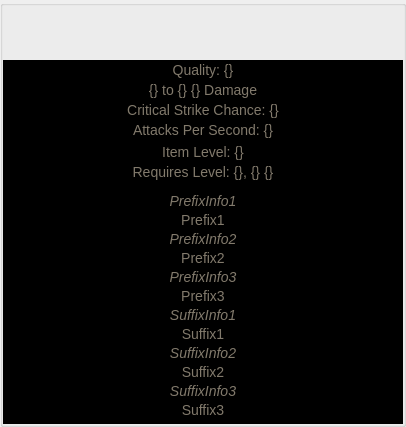
           <widget class="QGroupBox" name="item_description">
            <property name="sizePolicy">
             <sizepolicy hsizetype="Fixed" vsizetype="Fixed">
              <horstretch>0</horstretch>
              <verstretch>0</verstretch>
             </sizepolicy>
            </property>
            <property name="minimumSize">
             <size>
              <width>400</width>
              <height>418</height>
             </size>
            </property>
            <property name="maximumSize">
             <size>
              <width>537</width>
              <height>418</height>
             </size>
            </property>
            <property name="baseSize">
             <size>
              <width>537</width>
              <height>319</height>
             </size>
            </property>
            <property name="tabletTracking">
             <bool>false</bool>
            </property>
            <property name="contextMenuPolicy">
             <enum>Qt::NoContextMenu</enum>
            </property>
            <property name="layoutDirection">
             <enum>Qt::LeftToRight</enum>
            </property>
            <property name="styleSheet">
             <string notr="true"/>
            </property>
            <property name="alignment">
             <set>Qt::AlignLeading|Qt::AlignLeft|Qt::AlignTop</set>
            </property>
            <layout class="QGridLayout" name="gridLayout_2">
             <property name="sizeConstraint">
              <enum>QLayout::SetFixedSize</enum>
             </property>
             <property name="leftMargin">
              <number>0</number>
             </property>
             <property name="topMargin">
              <number>0</number>
             </property>
             <property name="rightMargin">
              <number>0</number>
             </property>
             <property name="bottomMargin">
              <number>0</number>
             </property>
             <property name="horizontalSpacing">
              <number>5</number>
             </property>
             <property name="verticalSpacing">
              <number>0</number>
             </property>
             <item row="0" column="0">
              <widget class="QWidget" name="item_description_layout" native="true">
               <property name="sizePolicy">
                <sizepolicy hsizetype="Fixed" vsizetype="Fixed">
                 <horstretch>0</horstretch>
                 <verstretch>0</verstretch>
                </sizepolicy>
               </property>
               <property name="minimumSize">
                <size>
                 <width>400</width>
                 <height>318</height>
                </size>
               </property>
               <property name="maximumSize">
                <size>
                 <width>400</width>
                 <height>418</height>
                </size>
               </property>
               <property name="mouseTracking">
                <bool>false</bool>
               </property>
               <property name="styleSheet">
                <string notr="true">Border: 1px black;</string>
               </property>
               <layout class="QVBoxLayout" name="verticalLayout_4">
                <property name="spacing">
                 <number>0</number>
                </property>
                <property name="leftMargin">
                 <number>0</number>
                </property>
                <property name="topMargin">
                 <number>0</number>
                </property>
                <property name="rightMargin">
                 <number>0</number>
                </property>
                <property name="bottomMargin">
                 <number>0</number>
                </property>
                <item>
                 <widget class="QFrame" name="item_header">
                  <property name="sizePolicy">
                   <sizepolicy hsizetype="Fixed" vsizetype="Fixed">
                    <horstretch>0</horstretch>
                    <verstretch>0</verstretch>
                   </sizepolicy>
                  </property>
                  <property name="minimumSize">
                   <size>
                    <width>400</width>
                    <height>54</height>
                   </size>
                  </property>
                  <property name="maximumSize">
                   <size>
                    <width>400</width>
                    <height>54</height>
                   </size>
                  </property>
                  <property name="baseSize">
                   <size>
                    <width>400</width>
                    <height>54</height>
                   </size>
                  </property>
                  <property name="contextMenuPolicy">
                   <enum>Qt::NoContextMenu</enum>
                  </property>
                  <layout class="QHBoxLayout" name="horizontalLayout">
                   <property name="spacing">
                    <number>0</number>
                   </property>
                   <property name="leftMargin">
                    <number>0</number>
                   </property>
                   <property name="topMargin">
                    <number>0</number>
                   </property>
                   <property name="rightMargin">
                    <number>0</number>
                   </property>
                   <property name="bottomMargin">
                    <number>0</number>
                   </property>
                   <item>
                    <widget class="QFrame" name="item_header_background_frame">
                     <property name="sizePolicy">
                      <sizepolicy hsizetype="Fixed" vsizetype="Fixed">
                       <horstretch>0</horstretch>
                       <verstretch>0</verstretch>
                      </sizepolicy>
                     </property>
                     <property name="minimumSize">
                      <size>
                       <width>400</width>
                       <height>54</height>
                      </size>
                     </property>
                     <property name="lineWidth">
                      <number>-3</number>
                     </property>
                     <layout class="QHBoxLayout" name="horizontalLayout_2">
                      <property name="spacing">
                       <number>0</number>
                      </property>
                      <property name="leftMargin">
                       <number>0</number>
                      </property>
                      <property name="topMargin">
                       <number>0</number>
                      </property>
                      <property name="rightMargin">
                       <number>0</number>
                      </property>
                      <property name="bottomMargin">
                       <number>0</number>
                      </property>
                      <item>
                       <widget class="QLabel" name="item_header_text_label">
                        <property name="sizePolicy">
                         <sizepolicy hsizetype="Maximum" vsizetype="Preferred">
                          <horstretch>0</horstretch>
                          <verstretch>0</verstretch>
                         </sizepolicy>
                        </property>
                        <property name="minimumSize">
                         <size>
                          <width>400</width>
                          <height>54</height>
                         </size>
                        </property>
                        <property name="maximumSize">
                         <size>
                          <width>400</width>
                          <height>54</height>
                         </size>
                        </property>
                        <property name="text">
                         <string/>
                        </property>
                        <property name="pixmap">
                         <pixmap>C:/Users/spark/source/repos/ExileCraft/ExileCraft/assets/images/item-header-oth (1).png</pixmap>
                        </property>
                        <property name="scaledContents">
                         <bool>true</bool>
                        </property>
                       </widget>
                      </item>
                     </layout>
                    </widget>
                   </item>
                  </layout>
                 </widget>
                </item>
                <item>
                 <widget class="QWidget" name="ItemInfoBox" native="true">
                  <property name="sizePolicy">
                   <sizepolicy hsizetype="Fixed" vsizetype="MinimumExpanding">
                    <horstretch>0</horstretch>
                    <verstretch>0</verstretch>
                   </sizepolicy>
                  </property>
                  <property name="minimumSize">
                   <size>
                    <width>400</width>
                    <height>0</height>
                   </size>
                  </property>
                  <property name="maximumSize">
                   <size>
                    <width>400</width>
                    <height>400</height>
                   </size>
                  </property>
                  <property name="styleSheet">
                   <string notr="true">background-color: rgb(0, 0, 0);</string>
                  </property>
                  <layout class="QVBoxLayout" name="verticalLayout_5">
                   <property name="spacing">
                    <number>0</number>
                   </property>
                   <property name="leftMargin">
                    <number>0</number>
                   </property>
                   <property name="topMargin">
                    <number>0</number>
                   </property>
                   <property name="rightMargin">
                    <number>0</number>
                   </property>
                   <property name="bottomMargin">
                    <number>0</number>
                   </property>
                   <item>
                    <widget class="QWidget" name="Affixes" native="true">
                     <property name="sizePolicy">
                      <sizepolicy hsizetype="Fixed" vsizetype="MinimumExpanding">
                       <horstretch>0</horstretch>
                       <verstretch>0</verstretch>
                      </sizepolicy>
                     </property>
                     <property name="minimumSize">
                      <size>
                       <width>400</width>
                       <height>0</height>
                      </size>
                     </property>
                     <property name="maximumSize">
                      <size>
                       <width>400</width>
                       <height>142</height>
                      </size>
                     </property>
                     <property name="styleSheet">
                      <string notr="true">color: #827a6c;
padding: 2px 10px;
    font-size: 14px;
    line-height: 14px;</string>
                     </property>
                     <layout class="QVBoxLayout" name="verticalLayout_3">
                      <property name="spacing">
                       <number>0</number>
                      </property>
                      <property name="leftMargin">
                       <number>0</number>
                      </property>
                      <property name="topMargin">
                       <number>0</number>
                      </property>
                      <property name="rightMargin">
                       <number>0</number>
                      </property>
                      <property name="bottomMargin">
                       <number>0</number>
                      </property>
                      <item>
                       <widget class="QLabel" name="Quality">
                        <property name="sizePolicy">
                         <sizepolicy hsizetype="MinimumExpanding" vsizetype="MinimumExpanding">
                          <horstretch>0</horstretch>
                          <verstretch>0</verstretch>
                         </sizepolicy>
                        </property>
                        <property name="font">
                         <font>
                          <pointsize>-1</pointsize>
                         </font>
                        </property>
                        <property name="styleSheet">
                         <string notr="true">color: #827a6c;
padding: 2px 10px;
    font-size: 14px;
    line-height: 14px;</string>
                        </property>
                        <property name="text">
                         <string>Quality: {}</string>
                        </property>
                        <property name="alignment">
                         <set>Qt::AlignCenter</set>
                        </property>
                       </widget>
                      </item>
                      <item>
                       <widget class="QLabel" name="DamageStats">
                        <property name="styleSheet">
                         <string notr="true">color: #827a6c;
padding: 2px 10px;
    font-size: 14px;
    line-height: 14px;</string>
                        </property>
                        <property name="text">
                         <string>{} to {} {} Damage</string>
                        </property>
                        <property name="alignment">
                         <set>Qt::AlignCenter</set>
                        </property>
                       </widget>
                      </item>
                      <item>
                       <widget class="QLabel" name="CriticalStrikeChance">
                        <property name="sizePolicy">
                         <sizepolicy hsizetype="MinimumExpanding" vsizetype="Preferred">
                          <horstretch>0</horstretch>
                          <verstretch>0</verstretch>
                         </sizepolicy>
                        </property>
                        <property name="styleSheet">
                         <string notr="true">color: #827a6c;
padding: 2px 10px;
    font-size: 14px;
    line-height: 14px;</string>
                        </property>
                        <property name="text">
                         <string>Critical Strike Chance: {}</string>
                        </property>
                        <property name="alignment">
                         <set>Qt::AlignCenter</set>
                        </property>
                       </widget>
                      </item>
                      <item>
                       <widget class="QLabel" name="AttacksPerSecond">
                        <property name="styleSheet">
                         <string notr="true">color: #827a6c;
padding: 2px 10px;
    font-size: 14px;
    line-height: 14px;</string>
                        </property>
                        <property name="text">
                         <string>Attacks Per Second: {}</string>
                        </property>
                        <property name="alignment">
                         <set>Qt::AlignCenter</set>
                        </property>
                       </widget>
                      </item>
                      <item>
                       <widget class="QLabel" name="ItemSpacer1">
                        <property name="sizePolicy">
                         <sizepolicy hsizetype="Minimum" vsizetype="Fixed">
                          <horstretch>0</horstretch>
                          <verstretch>0</verstretch>
                         </sizepolicy>
                        </property>
                        <property name="maximumSize">
                         <size>
                          <width>400</width>
                          <height>2</height>
                         </size>
                        </property>
                        <property name="baseSize">
                         <size>
                          <width>0</width>
                          <height>0</height>
                         </size>
                        </property>
                        <property name="text">
                         <string/>
                        </property>
                        <property name="pixmap">
                         <pixmap>C:/Users/spark/source/repos/ExileCraft/ExileCraft/assets/images/item-sep.png</pixmap>
                        </property>
                        <property name="scaledContents">
                         <bool>false</bool>
                        </property>
                        <property name="alignment">
                         <set>Qt::AlignCenter</set>
                        </property>
                       </widget>
                      </item>
                      <item>
                       <widget class="QLabel" name="ItemLevel">
                        <property name="text">
                         <string>Item Level: {}</string>
                        </property>
                        <property name="alignment">
                         <set>Qt::AlignCenter</set>
                        </property>
                       </widget>
                      </item>
                      <item>
                       <widget class="QLabel" name="ItemRequirements">
                        <property name="sizePolicy">
                         <sizepolicy hsizetype="Preferred" vsizetype="Preferred">
                          <horstretch>0</horstretch>
                          <verstretch>0</verstretch>
                         </sizepolicy>
                        </property>
                        <property name="styleSheet">
                         <string notr="true">color: #827a6c;
padding: 2px 10px;
    font-size: 14px;
    line-height: 14px;</string>
                        </property>
                        <property name="text">
                         <string>Requires Level: {}, {} {}</string>
                        </property>
                        <property name="alignment">
                         <set>Qt::AlignCenter</set>
                        </property>
                       </widget>
                      </item>
                      <item>
                       <widget class="QLabel" name="ItemSpacer2">
                        <property name="sizePolicy">
                         <sizepolicy hsizetype="Minimum" vsizetype="Fixed">
                          <horstretch>0</horstretch>
                          <verstretch>0</verstretch>
                         </sizepolicy>
                        </property>
                        <property name="maximumSize">
                         <size>
                          <width>400</width>
                          <height>2</height>
                         </size>
                        </property>
                        <property name="baseSize">
                         <size>
                          <width>0</width>
                          <height>0</height>
                         </size>
                        </property>
                        <property name="text">
                         <string/>
                        </property>
                        <property name="pixmap">
                         <pixmap>C:/Users/spark/source/repos/ExileCraft/ExileCraft/assets/images/item-sep.png</pixmap>
                        </property>
                        <property name="scaledContents">
                         <bool>false</bool>
                        </property>
                        <property name="alignment">
                         <set>Qt::AlignCenter</set>
                        </property>
                       </widget>
                      </item>
                     </layout>
                    </widget>
                   </item>
                   <item alignment="Qt::AlignHCenter">
                    <widget class="QWidget" name="Modifiers" native="true">
                     <property name="sizePolicy">
                      <sizepolicy hsizetype="Fixed" vsizetype="MinimumExpanding">
                       <horstretch>0</horstretch>
                       <verstretch>0</verstretch>
                      </sizepolicy>
                     </property>
                     <property name="minimumSize">
                      <size>
                       <width>400</width>
                       <height>0</height>
                      </size>
                     </property>
                     <property name="maximumSize">
                      <size>
                       <width>400</width>
                       <height>16777215</height>
                      </size>
                     </property>
                     <property name="styleSheet">
                      <string notr="true">color: #827a6c;
padding: 2px 10px;
    font-size: 14px;
    line-height: 14px;</string>
                     </property>
                     <layout class="QVBoxLayout" name="verticalLayout_6">
                      <item>
                       <widget class="QLabel" name="PrefixInfo1">
                        <property name="minimumSize">
                         <size>
                          <width>0</width>
                          <height>16</height>
                         </size>
                        </property>
                        <property name="font">
                         <font>
                          <pointsize>-1</pointsize>
                          <italic>true</italic>
                         </font>
                        </property>
                        <property name="text">
                         <string>PrefixInfo1</string>
                        </property>
                        <property name="alignment">
                         <set>Qt::AlignCenter</set>
                        </property>
                       </widget>
                      </item>
                      <item>
                       <widget class="QLabel" name="Prefix1">
                        <property name="minimumSize">
                         <size>
                          <width>0</width>
                          <height>16</height>
                         </size>
                        </property>
                        <property name="text">
                         <string>Prefix1</string>
                        </property>
                        <property name="alignment">
                         <set>Qt::AlignCenter</set>
                        </property>
                       </widget>
                      </item>
                      <item>
                       <widget class="QLabel" name="PrefixInfo2">
                        <property name="minimumSize">
                         <size>
                          <width>0</width>
                          <height>16</height>
                         </size>
                        </property>
                        <property name="font">
                         <font>
                          <pointsize>-1</pointsize>
                          <italic>true</italic>
                         </font>
                        </property>
                        <property name="text">
                         <string>PrefixInfo2</string>
                        </property>
                        <property name="alignment">
                         <set>Qt::AlignCenter</set>
                        </property>
                       </widget>
                      </item>
                      <item>
                       <widget class="QLabel" name="Prefix2">
                        <property name="minimumSize">
                         <size>
                          <width>0</width>
                          <height>16</height>
                         </size>
                        </property>
                        <property name="text">
                         <string>Prefix2</string>
                        </property>
                        <property name="alignment">
                         <set>Qt::AlignCenter</set>
                        </property>
                       </widget>
                      </item>
                      <item>
                       <widget class="QLabel" name="PrefixInfo3">
                        <property name="minimumSize">
                         <size>
                          <width>0</width>
                          <height>16</height>
                         </size>
                        </property>
                        <property name="font">
                         <font>
                          <pointsize>-1</pointsize>
                          <italic>true</italic>
                         </font>
                        </property>
                        <property name="text">
                         <string>PrefixInfo3</string>
                        </property>
                        <property name="alignment">
                         <set>Qt::AlignCenter</set>
                        </property>
                       </widget>
                      </item>
                      <item>
                       <widget class="QLabel" name="Prefix3">
                        <property name="minimumSize">
                         <size>
                          <width>0</width>
                          <height>16</height>
                         </size>
                        </property>
                        <property name="text">
                         <string>Prefix3</string>
                        </property>
                        <property name="alignment">
                         <set>Qt::AlignCenter</set>
                        </property>
                       </widget>
                      </item>
                      <item>
                       <widget class="QLabel" name="SuffixInfo1">
                        <property name="minimumSize">
                         <size>
                          <width>0</width>
                          <height>16</height>
                         </size>
                        </property>
                        <property name="font">
                         <font>
                          <pointsize>-1</pointsize>
                          <italic>true</italic>
                         </font>
                        </property>
                        <property name="text">
                         <string>SuffixInfo1</string>
                        </property>
                        <property name="alignment">
                         <set>Qt::AlignCenter</set>
                        </property>
                       </widget>
                      </item>
                      <item>
                       <widget class="QLabel" name="Suffix1">
                        <property name="minimumSize">
                         <size>
                          <width>0</width>
                          <height>16</height>
                         </size>
                        </property>
                        <property name="text">
                         <string>Suffix1</string>
                        </property>
                        <property name="alignment">
                         <set>Qt::AlignCenter</set>
                        </property>
                       </widget>
                      </item>
                      <item>
                       <widget class="QLabel" name="SuffixInfo2">
                        <property name="minimumSize">
                         <size>
                          <width>0</width>
                          <height>16</height>
                         </size>
                        </property>
                        <property name="font">
                         <font>
                          <pointsize>-1</pointsize>
                          <italic>true</italic>
                         </font>
                        </property>
                        <property name="text">
                         <string>SuffixInfo2</string>
                        </property>
                        <property name="alignment">
                         <set>Qt::AlignCenter</set>
                        </property>
                       </widget>
                      </item>
                      <item>
                       <widget class="QLabel" name="Suffix2">
                        <property name="minimumSize">
                         <size>
                          <width>0</width>
                          <height>16</height>
                         </size>
                        </property>
                        <property name="text">
                         <string>Suffix2</string>
                        </property>
                        <property name="alignment">
                         <set>Qt::AlignCenter</set>
                        </property>
                       </widget>
                      </item>
                      <item>
                       <widget class="QLabel" name="SuffixInfo3">
                        <property name="sizePolicy">
                         <sizepolicy hsizetype="Preferred" vsizetype="Fixed">
                          <horstretch>0</horstretch>
                          <verstretch>0</verstretch>
                         </sizepolicy>
                        </property>
                        <property name="minimumSize">
                         <size>
                          <width>0</width>
                          <height>16</height>
                         </size>
                        </property>
                        <property name="maximumSize">
                         <size>
                          <width>16777215</width>
                          <height>16</height>
                         </size>
                        </property>
                        <property name="font">
                         <font>
                          <pointsize>-1</pointsize>
                          <italic>true</italic>
                         </font>
                        </property>
                        <property name="lineWidth">
                         <number>1</number>
                        </property>
                        <property name="text">
                         <string>SuffixInfo3</string>
                        </property>
                        <property name="alignment">
                         <set>Qt::AlignCenter</set>
                        </property>
                       </widget>
                      </item>
                      <item>
                       <widget class="QLabel" name="Suffix3">
                        <property name="minimumSize">
                         <size>
                          <width>0</width>
                          <height>16</height>
                         </size>
                        </property>
                        <property name="text">
                         <string>Suffix3</string>
                        </property>
                        <property name="alignment">
                         <set>Qt::AlignCenter</set>
                        </property>
                       </widget>
                      </item>
                     </layout>
                    </widget>
                   </item>
                  </layout>
                 </widget>
                </item>
               </layout>
              </widget>
             </item>
            </layout>
           </widget>
